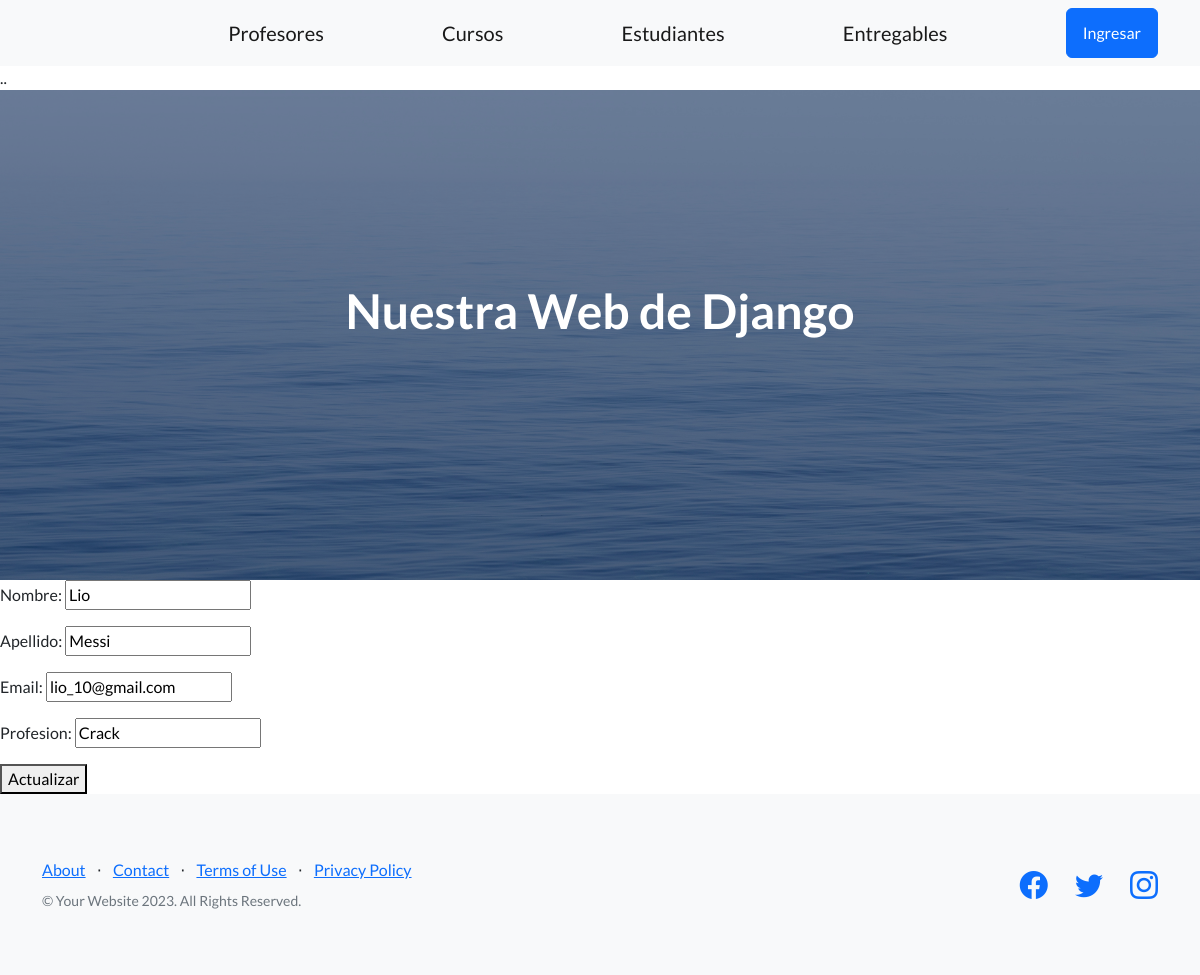
The page /app-coder/edita-profesor/1 on the database its author committed.
### AppCoder/models.py (models this page shows, shortened)
class Profesor(models.Model):
  nombre = models.CharField(max_length=30)
  apellido = models.CharField(max_length=30)
  email = models.EmailField()
  profesion = models.CharField(max_length=30)
  cursos = models.ManyToManyField(Curso)

### AppCoder/views.py (the view)
# urls.py: path('edita-profesor/<int:id>', editar_profesor, name='EditaProfesor'),
def editar_profesor(req, id):
  if req.method == 'POST':
    miFormulario = ProfesorFormulario(req.POST)
    if miFormulario.is_valid():
      data = miFormulario.cleaned_data
      profesor = Profesor.objects.get(id=id)
      profesor.nombre = data["nombre"]
      profesor.apellido = data["apellido"]
      profesor.email = data["email"]
      profesor.profesion = data["profesion"]
      profesor.save()
      return render(req, "inicio.html", {"message": "Profesor actualizado con éxito"})
    else:
      return render(req, "inicio.html", {"message": "Datos inválidos"})
  else:
    profesor = Profesor.objects.get(id=id)
    miFormulario = ProfesorFormulario(initial={
      "nombre": profesor.nombre,
      "apellido": profesor.apellido,
      "email": profesor.email,
      "profesion": profesor.profesion,
    })
    return render(req, "editar_profesor.html", {"miFormulario": miFormulario, "id": profesor.id})

### AppCoder/forms.py
class ProfesorFormulario(forms.Form):
  nombre = forms.CharField()
  apellido = forms.CharField()
  email = forms.EmailField()
  profesion = forms.CharField()

### AppCoder/templates/editar_profesor.html
{% extends 'padre.html' %}
{% block contenidoQueCambia %}
<form action="{% url 'EditaProfesor' id %}" method="post">{% csrf_token %}
  {{miFormulario.as_p}}
  <button type="submit"> Actualizar </button>
</form>
{% endblock contenidoQueCambia %}

### rows shown on the page
Profesor: nombre "Lio", apellido "Messi", email "lio_10@gmail.com", profesion "Crack"
